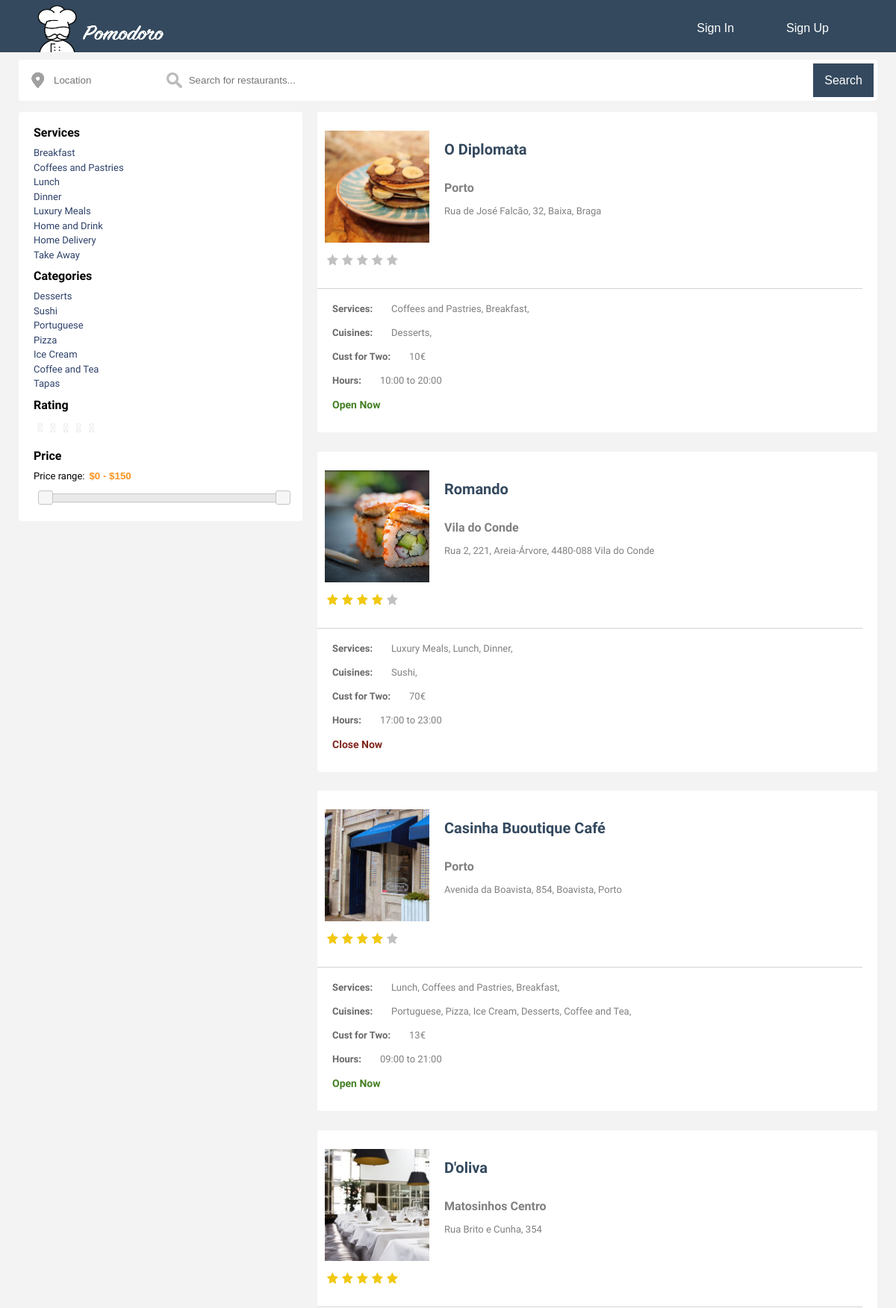
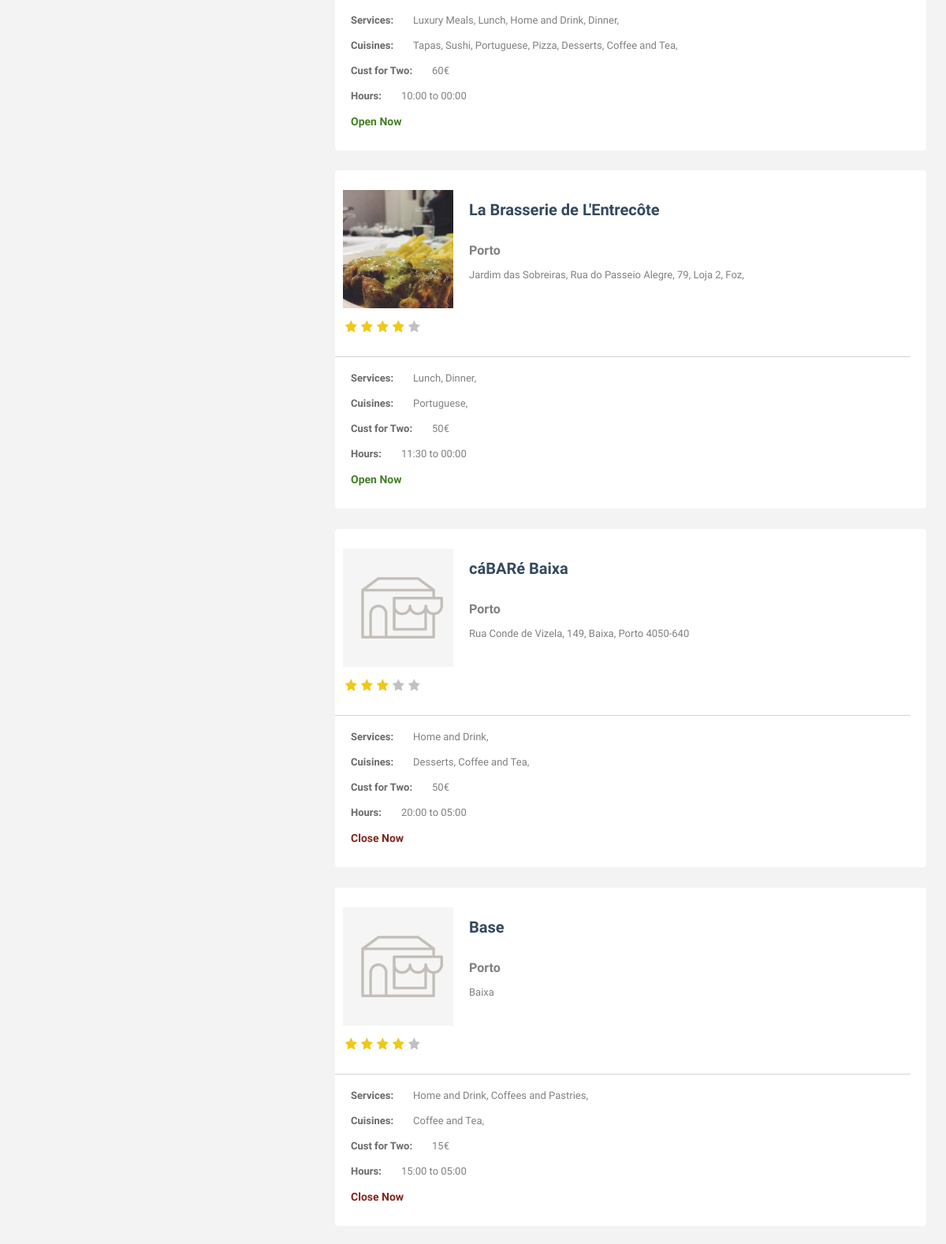
The page /pages/searchRestaurants.php (upper part) on the database its author committed (2 pictures, top to bottom).
### tables this page shows
CREATE TABLE restaurant (
	id INTEGER PRIMARY KEY AUTOINCREMENT,
	OwnerID INTEGER,
	name VARCHAR UNIQUE NOT NULL,
	address VARCHAR,
	location VARCHAR,
	website VARCHAR,
	openHour DATE,
	closeHour DATE,
	price INTEGER,
	phoneNumber VARCHAR,
	rating INTEGER
);

CREATE TABLE photo (
	id INTEGER PRIMARY KEY AUTOINCREMENT,
	name VARCHAR UNIQUE NOT NULL,
	restaurant_id INTEGER REFERENCES restaurant
);

### pages/searchRestaurants.php (the view, shortened to what this page needs)
    <!DOCTYPE html>
    <?php
    include_once "header.php";
    include_once "../dbActions/restaurantUtils.php";
    $restaurant = "";
    $service = "";
    $priceMin = 0;
    $priceMax = 150;
    $rating = "";
    $category = "";
    $location = "";
    ?>
    <div class="searchBarContainer">
        <?php
        include "../dbActions/searchBar.php";
        ?>
    </div>
    <div class="restaurantSearchPage">
        <div class="advancedSearch">
            <div class="container">
                <section class="filters">
                    <h2>Services</h2>
                    <?php
                    getServices($restaurant, $priceMin, $priceMax, $rating, $category, $location);
                    ?>
                    <h2>Categories</h2>
                    <?php
                    getCategories($restaurant, $priceMin, $priceMax, $rating, $service, $location);
                    ?>
                    <h2>Rating</h2>
                    <fieldset class="ratingSearch">
                        <?php
                        if($rating == 5 )
                            echo "<input type=\"radio\" checked  onclick=\"location.href = 'searchRestaurants.php?restaurant=$restaurant&priceMin=$priceMin&priceMax=$priceMax&rating=5&category=$category&location=$location&service=$service';\" id=\"star5S\" name=\"rating\" value=\"5\" /><label class = \"full\" for=\"star5S\" title=\"5 stars\"></label>";
                        else
                            echo "<input type=\"radio\" onclick=\"location.href = 'searchRestaurants.php?restaurant=$restaurant&priceMin=$priceMin&priceMax=$priceMax&rating=5&category=$category&location=$location&service=$service';\" id=\"star5S\" name=\"rating\" value=\"5\" /><label class = \"full\" for=\"star5S\" title=\"5 stars\"></label>";
                        if($rating == 4 )
                            echo "<input type=\"radio\" checked  onclick=\"location.href = 'searchRestaurants.php?restaurant=$restaurant&priceMin=$priceMin&priceMax=$priceMax&rating=4&category=$category&location=$location&service=$service';\" id=\"star54S\" name=\"rating\" value=\"4\" /><label class = \"full\" for=\"star4S\" title=\"4 stars\"></label>";
                        else
                            echo "<input type=\"radio\" onclick=\"location.href = 'searchRestaurants.php?restaurant=$restaurant&priceMin=$priceMin&priceMax=$priceMax&rating=4&category=$category&location=$location&service=$service';\" id=\"star4S\" name=\"rating\" value=\"4\" /><label class = \"full\" for=\"star4S\" title=\"4 stars\"></label>";
                        if($rating == 3 )
                            echo "<input type=\"radio\" checked  onclick=\"location.href = 'searchRestaurants.php?restaurant=$restaurant&priceMin=$priceMin&priceMax=$priceMax&rating=3&category=$category&location=$location&service=$service';\" id=\"star3S\" name=\"rating\" value=\"3\" /><label class = \"full\" for=\"star3S\" title=\"3 stars\"></label>";
                        else
                            echo "<input type=\"radio\" onclick=\"location.href = 'searchRestaurants.php?restaurant=$restaurant&priceMin=$priceMin&priceMax=$priceMax&rating=3&category=$category&location=$location&service=$service';\" id=\"star3S\" name=\"rating\" value=\"3\" /><label class = \"full\" for=\"star3S\" title=\"3 stars\"></label>";
                        if($rating == 2 )
                            echo "<input type=\"radio\" checked  onclick=\"location.href = 'searchRestaurants.php?restaurant=$restaurant&priceMin=$priceMin&priceMax=$priceMax&rating=2&category=$category&location=$location&service=$service';\" id=\"star2S\" name=\"rating\" value=\"2\" /><label class = \"full\" for=\"star2S\" title=\"2 stars\"></label>";
                        else
                            echo "<input type=\"radio\" onclick=\"location.href = 'searchRestaurants.php?restaurant=$restaurant&priceMin=$priceMin&priceMax=$priceMax&rating=2&category=$category&location=$location&service=$service';\" id=\"star2S\" name=\"rating\" value=\"2\" /><label class = \"full\" for=\"star2S\" title=\"2 stars\"></label>";
                        if($rating == 1 )
                            echo "<input type=\"radio\" checked  onclick=\"location.href = 'searchRestaurants.php?restaurant=$restaurant&priceMin=$priceMin&priceMax=$priceMax&rating=1&category=$category&location=$location&service=$service';\" id=\"star1S\" name=\"rating\" value=\"1\" /><label class = \"full\" for=\"star1S\" title=\"1 stars\"></label>";
                        else
                            echo "<input type=\"radio\" onclick=\"location.href = 'searchRestaurants.php?restaurant=$restaurant&priceMin=$priceMin&priceMax=$priceMax&rating=1&category=$category&location=$location&service=$service';\" id=\"star1S\" name=\"rating\" value=\"1\" /><label class = \"full\" for=\"star1S\" title=\"1 stars\"></label>";
                        ?>
                    </fieldset><br><br>
                    <h2>Price</h2>
                    <p>
                        <label for="amount">Price range:</label>
                        <input type="text" id="amount" readonly style="border:0; color:#f6931f; font-weight:bold;">
                    </p>
                    <?php
                    echo "<div id=\"slider-range\" min=\"" . $priceMin . "\" max=\"" . $priceMax . "\"></div>";
                    ?>
                </section>
            </div>
        </div>
        <div class="main">
            <?php
            setAllRating();
            $result = getRestaurant($restaurant, $service, $priceMin, $priceMax, $rating, $category, $location);
            foreach ($result as $row) {
                echo "<div class=\"container\">";
                $restaurantName = $row['name'];
                $restaurantLocation = $row['location'];
                $restaurantAddress = $row['address'];
                $restaurantPrice = $row['price'];
                $restRating = $row['rating'];
                $openHour = $row['openHour'];
                $closeHour = $row['closeHour'];
                $id = getIdRestaurantByName($restaurantName);
                echo '<div class="row">';
                echo '<div class="contentPhoto">';
                showFirstRestaurantImage($id);
                echo '</div>';
                echo "<h2 onclick=\"location.href='restaurant.php?id=$id';\">" . $restaurantName . "</h2>";
                echo '<br>'.'</br>';
                echo '<br>'.'</br>';
                echo "<h3>" .$restaurantLocation."</h3>";
                echo '<br>'.'</br>';
                echo "<h1>".$restaurantAddress."</h1>";
                echo '<br>'.'</br>';
               printStarsRating(intval($restRating));
                echo '</div>';
                echo '<div class="row">';
                selectAllServicesFromIdRestaurant($id);
                echo '<br>'.'</br>';
                selectAllCategoriesFromIdRestaurant($id);
                echo '<br>'.'</br>';
                echo "<h4> Cust for Two:</h4>";
                echo '<h1>'.$restaurantPrice."€".'</h1>';
                echo '<br>'.'</br>';
                echo "<h4> Hours:</h4>";
                echo '<h1>'.$openHour.'';
                echo ' to ';
                echo $closeHour.'</h1>';
                echo '<br>'.'</br>';
                isOpen($id);
                echo '</div>';
                echo "</div>";
            }
            ?>
        </div>
    </div>
<?php
include_once "footer.php";
?>

### dbActions/restaurantUtils.php (shortened to what this page needs)
<?php
include_once('config.php');
function getServices($name, $priceMin, $priceMax, $rating, $category, $location)
{
    global $db;
    $namekeywords = explode('%20', $name);
    $namestring = '%' . implode('% OR LIKE %', $namekeywords) . '%';
    $locationkeywords = explode('%20', $location);
    $locationstring = '%' . implode('% OR LIKE %', $locationkeywords) . '%';
    $ratingkeywords = explode('%20', $rating);
    $ratingstring = '%' . implode('% OR LIKE %', $ratingkeywords) . '%';
    $categorykeywords = explode('%20', $category);
    $categorystring = '%' . implode('% OR LIKE %', $categorykeywords) . '%';
    if ($category != "") {
        $stmt = $db->prepare("SELECT * FROM services WHERE restaurant_id IN (SELECT id FROM restaurant WHERE  id
LIKE (SELECT restaurant_id FROM categories WHERE category LIKE ?)
AND location LIKE ?
AND name LIKE ?
AND rating LIKE ?
AND price BETWEEN ? AND ?);");
        $stmt->execute([$categorystring, $locationstring, $namestring, $ratingstring, $priceMin, $priceMax]);
    } else {
        $stmt = $db->prepare("SELECT DISTINCT service  FROM services WHERE restaurant_id IN (SELECT id FROM restaurant WHERE
location LIKE ?
AND name LIKE ?
AND rating LIKE ?
AND price BETWEEN ? AND ?);");
        $stmt->execute([$locationstring, $namestring, $ratingstring, $priceMin, $priceMax]);
    }
    while ($row = $stmt->fetch()) {
        $service = $row['service'];
        echo "<a class='servicesLink' onclick=\"href='searchRestaurants.php?restaurant=$name&priceMin=$priceMin&priceMax=$priceMax&rating=$rating&category=$category&location=$location&service=$service';\">$service</a><br>";
    }
}
function getCategories($name, $priceMin, $priceMax, $rating, $service, $location)
{
    global $db;
    $namekeywords = explode(' ', $name);
    $namestring = '%' . implode('% OR LIKE %', $namekeywords) . '%';
    $locationkeywords = explode(' ', $location);
    $locationstring = '%' . implode('% OR LIKE %', $locationkeywords) . '%';
    $ratingkeywords = explode(' ', $rating);
    $ratingstring = '%' . implode('% OR LIKE %', $ratingkeywords) . '%';
    $servicekeywords = explode(' ', $service);
    $servicestring = '%' . implode('% OR LIKE %', $servicekeywords) . '%';
    if ($service != "") {
        $stmt = $db->prepare("SELECT * FROM categories WHERE restaurant_id IN (SELECT id FROM restaurant WHERE  id
LIKE (SELECT restaurant_id FROM services WHERE service LIKE ?)
AND location LIKE ?
AND name LIKE ?
AND rating LIKE ?
AND price BETWEEN ? AND ?);");
        $stmt->execute([$servicestring, $locationstring, $namestring, $ratingstring, $priceMin, $priceMax]);
    } else {
        $stmt = $db->prepare("SELECT DISTINCT category FROM categories WHERE restaurant_id IN (SELECT id FROM restaurant WHERE
location LIKE ?
AND name LIKE ?
AND rating LIKE ?
AND price BETWEEN ? AND ?);");
        $stmt->execute([$locationstring, $namestring, $ratingstring, $priceMin, $priceMax]);
    }
    while ($row = $stmt->fetch()) {
        $category = $row['category'];
        echo "<a class='servicesLink' onclick=\"href='searchRestaurants.php?restaurant=$name&priceMin=$priceMin&priceMax=$priceMax&rating=$rating&category=$category&location=$location&service=$service';\">$category</a><br>";
    }
}
function getRestaurant($name, $service, $priceMin, $priceMax, $rating, $category, $location)
{
    global $db;
    $namekeywords = explode('%20', $name);
    $namestring = '%' . implode('% OR LIKE %', $namekeywords) . '%';
    $locationkeywords = explode('%20', $location);
    $locationstring = '%' . implode('% OR LIKE %', $locationkeywords) . '%';
    $servicekeywords = explode('%20', $service);
    $servicestring = '%' . implode('% OR LIKE %', $servicekeywords) . '%';
    $ratingkeywords = explode('%20', $rating);
    $ratingstring = '%' . implode('% OR LIKE %', $ratingkeywords) . '%';
    $categorykeywords = explode('%20', $category);
    $categorystring = '%' . implode('% OR LIKE %', $categorykeywords) . '%';
    if ($service != "" && $category != "") {
        $stmt = $db->prepare("SELECT * FROM restaurant WHERE
id IN (SELECT restaurant_id FROM categories WHERE category LIKE ?)
AND location LIKE ?
AND id LIKE (SELECT restaurant_id FROM services WHERE service LIKE ?)
AND name LIKE ?
AND rating LIKE ?
AND price BETWEEN ? AND ?;");
        $stmt->execute([$categorystring, $locationstring, $servicestring, $namestring, $ratingstring, $priceMin, $priceMax]);
    } else {
        $stmt = $db->prepare("SELECT * FROM restaurant WHERE
location LIKE ?
AND name LIKE ?
AND rating LIKE ?
AND price BETWEEN ? AND ?;");
        $stmt->execute([$locationstring, $namestring, $ratingstring, $priceMin, $priceMax]);
    }
    return $stmt->fetchAll();
}
function getIdRestaurantByName($restaurantName)
{
    global $db;
    $statement = $db->prepare('SELECT id FROM restaurant WHERE name = ? ');
    $statement->execute([$restaurantName]);
    $res = $statement->fetch();
    return $res[0];
}
function selectAllServicesFromIdRestaurant($idRestaurant)
{
    global $db;
    $statement = $db->prepare('SELECT  service FROM services WHERE restaurant_id LIKE ? GROUP BY service ORDER BY COUNT(*) DESC ');
    $statement->execute([$idRestaurant]);
    echo "<h4> Services:</h4>";
    echo "<h1>";
    $i = 0;
    $j = 1;
    while ($row = $statement->fetch())
        $i++;
    $statement->execute([$idRestaurant]);
    while ($row = $statement->fetch()) {
        $service = $row['service'];
        if ($j == $i) {
            echo $service . ', ';
        } else {
            echo $service . ', ';
        }
        $j++;
    }
    echo "</h1>";
}
function selectAllCategoriesFromIdRestaurant($idRestaurant)
{
    global $db;
    $statement = $db->prepare('SELECT  category FROM categories WHERE restaurant_id LIKE ? GROUP BY category ORDER BY COUNT(*) DESC ');
    $statement->execute([$idRestaurant]);
    echo "<h4> Cuisines:</h4>";
    echo "<h1>";
    $i = 0;
    $j = 1;
    while ($row = $statement->fetch())
        $i++;
    $statement->execute([$idRestaurant]);
    while ($row = $statement->fetch()) {
        $service = $row['category'];
        if ($j == $i) {
            echo $service . ', ';
        } else {
            echo $service . ', ';
        }
        $j++;
    }
    echo "</h1>";
}
function showFirstRestaurantImage($idRestaurant)
{
    global $db;
    $statement = $db->prepare('SELECT  name FROM photo WHERE restaurant_id = ?');
    $statement->execute([$idRestaurant]);
    $row = $statement->fetch();
    $fileName = $row['name'];
    if (!trim($fileName)) {
        $fileName = "../assets/default-Restaurant.png";
    }
    echo "<img src=" . $fileName . " />";
}
function printStarsRating($stars)
{
    $i = 1;
    $j = 1;
    $temp = 5 - $stars;
    echo '<div class = "restRatingStars">';
    for ($i; $i <= $stars; $i++) {
        echo '<div class = "star">' . '</div>';
    }
    for ($j; $j <= $temp; $j++) {
        echo '<div class = "blackStar">';
        echo '</div>';
    }
    echo '</div>';
    return true;
}
function setRating($idRestaurant)
{
    global $db;
    $statement = $db->prepare('SELECT AVG(userRate) AS rating FROM (SELECT  userRate FROM reviews WHERE restaurant_id LIKE ? GROUP BY userRate ORDER BY COUNT(*) DESC)');
    $statement->execute([$idRestaurant]);
    if ($row = $statement->fetch())
        $rating = floor($row['rating']);
}
function setAllRating()
{
    global $db;
    $statement = $db->prepare('SELECT id FROM restaurant');
    $statement->execute();
    while ($row = $statement->fetch()) {
        $restaurantId = $row['id'];
        setRating($restaurantId);
    }
}
function isOpen($idRestaraunt)
{
    global $db;
    $statement = $db->prepare('SELECT * FROM restaurant WHERE id = ? ');
    $statement->execute([$idRestaraunt]);
    $row = $statement->fetch();
    $openHour = $row['openHour'];
    $closeHour = $row['closeHour'];
    $currentDate = date("G:i");
    if (strtotime($closeHour) < strtotime("12:00")) {
        if ((strtotime($openHour) < strtotime($currentDate)) && (strtotime($currentDate) > strtotime($closeHour)))
            echo '<h5 id="openNow" >Open Now</h5>';
        else echo '<h5 id="closeNow">Close Now</h5>';
    } else if ((strtotime($openHour) < strtotime($currentDate)) && (strtotime($currentDate) < strtotime($closeHour)))
        echo '<h5 id="openNow">Open Now</h5>';
    else echo '<h5 id="closeNow">Close Now</h5>';
}

### rows shown on the page
restaurant: photo.name (picture), name "O Diplomata", location "Porto", address "Rua de José Falcão, 32, Baixa, Braga", service "Coffees and Pastries", service "Breakfast", service "Desserts", price "10", openHour "10:00", closeHour "20:00", shows "Open Now"
restaurant: photo.name (picture), name "Romando", location "Vila do Conde", address "Rua 2, 221, Areia-Árvore, 4480-088 Vila do Conde", service "Luxury Meals", service "Lunch", service "Dinner", service "Sushi", price "70", openHour "17:00", closeHour "23:00", shows "Close Now"
restaurant: photo.name (picture), name "Casinha Buoutique Café", location "Porto", address "Avenida da Boavista, 854, Boavista, Porto", service "Lunch", service "Coffees and Pastries", service "Breakfast", service "Portuguese", service "Pizza", service "Ice Cream", service "Desserts", service "Coffee and Tea", price "13", openHour "09:00", closeHour "21:00", shows "Open Now"
restaurant: photo.name (picture), name "D'oliva", location "Matosinhos Centro", address "Rua Brito e Cunha, 354", service "Luxury Meals", service "Lunch", service "Home and Drink", service "Dinner", service "Tapas", service "Sushi", service "Portuguese", service "Pizza", service "Desserts", service "Coffee and Tea", price "60", openHour "10:00", closeHour "00:00", shows "Open Now"
restaurant: photo.name (picture), name "La Brasserie de L'Entrecôte", location "Porto", address "Jardim das Sobreiras, Rua do Passeio Alegre, 79, Loja 2, Foz,", service "Lunch", service "Dinner", service "Portuguese", price "50", openHour "11:30", closeHour "00:00", shows "Open Now"
restaurant: name "cáBARé Baixa", location "Porto", address "Rua Conde de Vizela, 149, Baixa, Porto 4050-640", service "Home and Drink", service "Desserts", service "Coffee and Tea", price "50", openHour "20:00", closeHour "05:00", shows "Close Now"
restaurant: name "Base", location "Porto", address "Baixa", service "Home and Drink", service "Coffees and Pastries", service "Coffee and Tea", price "15", openHour "15:00", closeHour "05:00", shows "Close Now"

### other values the page prints
$service "Breakfast"
$service "Coffees and Pastries"
$service "Lunch"
$service "Dinner"
$service "Luxury Meals"
$service "Home and Drink"
$service "Home Delivery"
$service "Take Away"
$category "Desserts"
$category "Sushi"
$category "Portuguese"
$category "Pizza"
$category "Ice Cream"
$category "Coffee and Tea"
$category "Tapas"
